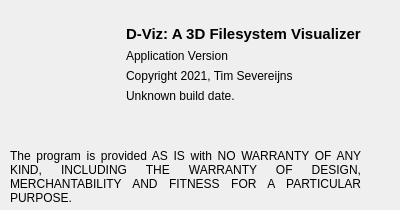
<?xml version="1.0" encoding="UTF-8"?>
<ui version="4.0">
 <class>AboutDialog</class>
 <widget class="QDialog" name="AboutDialog">
  <property name="geometry">
   <rect>
    <x>0</x>
    <y>0</y>
    <width>400</width>
    <height>210</height>
   </rect>
  </property>
  <property name="sizePolicy">
   <sizepolicy hsizetype="Fixed" vsizetype="Fixed">
    <horstretch>0</horstretch>
    <verstretch>0</verstretch>
   </sizepolicy>
  </property>
  <property name="minimumSize">
   <size>
    <width>400</width>
    <height>210</height>
   </size>
  </property>
  <property name="maximumSize">
   <size>
    <width>400</width>
    <height>210</height>
   </size>
  </property>
  <property name="windowTitle">
   <string>About D-Viz</string>
  </property>
  <widget class="QWidget" name="horizontalLayoutWidget">
   <property name="geometry">
    <rect>
     <x>10</x>
     <y>10</y>
     <width>400</width>
     <height>200</height>
    </rect>
   </property>
   <layout class="QVBoxLayout" name="verticalLayout_4">
    <property name="sizeConstraint">
     <enum>QLayout::SetFixedSize</enum>
    </property>
    <item>
     <layout class="QVBoxLayout" name="verticalLayout">
      <item>
       <layout class="QHBoxLayout" name="horizontalLayout">
        <item>
         <widget class="QLabel" name="icon">
          <property name="sizePolicy">
           <sizepolicy hsizetype="Fixed" vsizetype="Fixed">
            <horstretch>0</horstretch>
            <verstretch>0</verstretch>
           </sizepolicy>
          </property>
          <property name="minimumSize">
           <size>
            <width>100</width>
            <height>100</height>
           </size>
          </property>
          <property name="maximumSize">
           <size>
            <width>100</width>
            <height>110</height>
           </size>
          </property>
          <property name="text">
           <string/>
          </property>
          <property name="pixmap">
           <pixmap resource="../../resources.qrc">:/View/Dialogs/icon.png</pixmap>
          </property>
         </widget>
        </item>
        <item>
         <layout class="QVBoxLayout" name="verticalLayout_3">
          <property name="leftMargin">
           <number>10</number>
          </property>
          <property name="topMargin">
           <number>15</number>
          </property>
          <item>
           <widget class="QLabel" name="appName">
            <property name="font">
             <font>
              <pointsize>11</pointsize>
              <weight>75</weight>
              <bold>true</bold>
             </font>
            </property>
            <property name="lineWidth">
             <number>1</number>
            </property>
            <property name="text">
             <string>D-Viz: A 3D Filesystem Visualizer</string>
            </property>
           </widget>
          </item>
          <item>
           <widget class="QLabel" name="version">
            <property name="text">
             <string>Application Version</string>
            </property>
           </widget>
          </item>
          <item>
           <widget class="QLabel" name="copyright">
            <property name="text">
             <string>Copyright 2021, Tim Severeijns</string>
            </property>
           </widget>
          </item>
          <item>
           <widget class="QLabel" name="timestamp">
            <property name="text">
             <string>Unknown build date.</string>
            </property>
           </widget>
          </item>
          <item>
           <spacer name="verticalSpacer">
            <property name="orientation">
             <enum>Qt::Vertical</enum>
            </property>
            <property name="sizeHint" stdset="0">
             <size>
              <width>20</width>
              <height>40</height>
             </size>
            </property>
           </spacer>
          </item>
         </layout>
        </item>
       </layout>
      </item>
      <item>
       <layout class="QHBoxLayout" name="horizontalLayout_2">
        <property name="spacing">
         <number>6</number>
        </property>
        <property name="bottomMargin">
         <number>5</number>
        </property>
        <item>
         <widget class="QLabel" name="warranty">
          <property name="sizePolicy">
           <sizepolicy hsizetype="Fixed" vsizetype="Fixed">
            <horstretch>0</horstretch>
            <verstretch>0</verstretch>
           </sizepolicy>
          </property>
          <property name="maximumSize">
           <size>
            <width>400</width>
            <height>16777215</height>
           </size>
          </property>
          <property name="contextMenuPolicy">
           <enum>Qt::DefaultContextMenu</enum>
          </property>
          <property name="text">
           <string>The program is provided AS IS with NO WARRANTY OF ANY KIND, INCLUDING THE WARRANTY OF DESIGN, MERCHANTABILITY AND FITNESS FOR A PARTICULAR PURPOSE.</string>
          </property>
          <property name="alignment">
           <set>Qt::AlignJustify|Qt::AlignVCenter</set>
          </property>
          <property name="wordWrap">
           <bool>true</bool>
          </property>
         </widget>
        </item>
       </layout>
      </item>
     </layout>
    </item>
   </layout>
  </widget>
 </widget>
 <resources>
  <include location="../../resources.qrc"/>
  <include location="../../resources.qrc"/>
 </resources>
 <connections/>
</ui>
